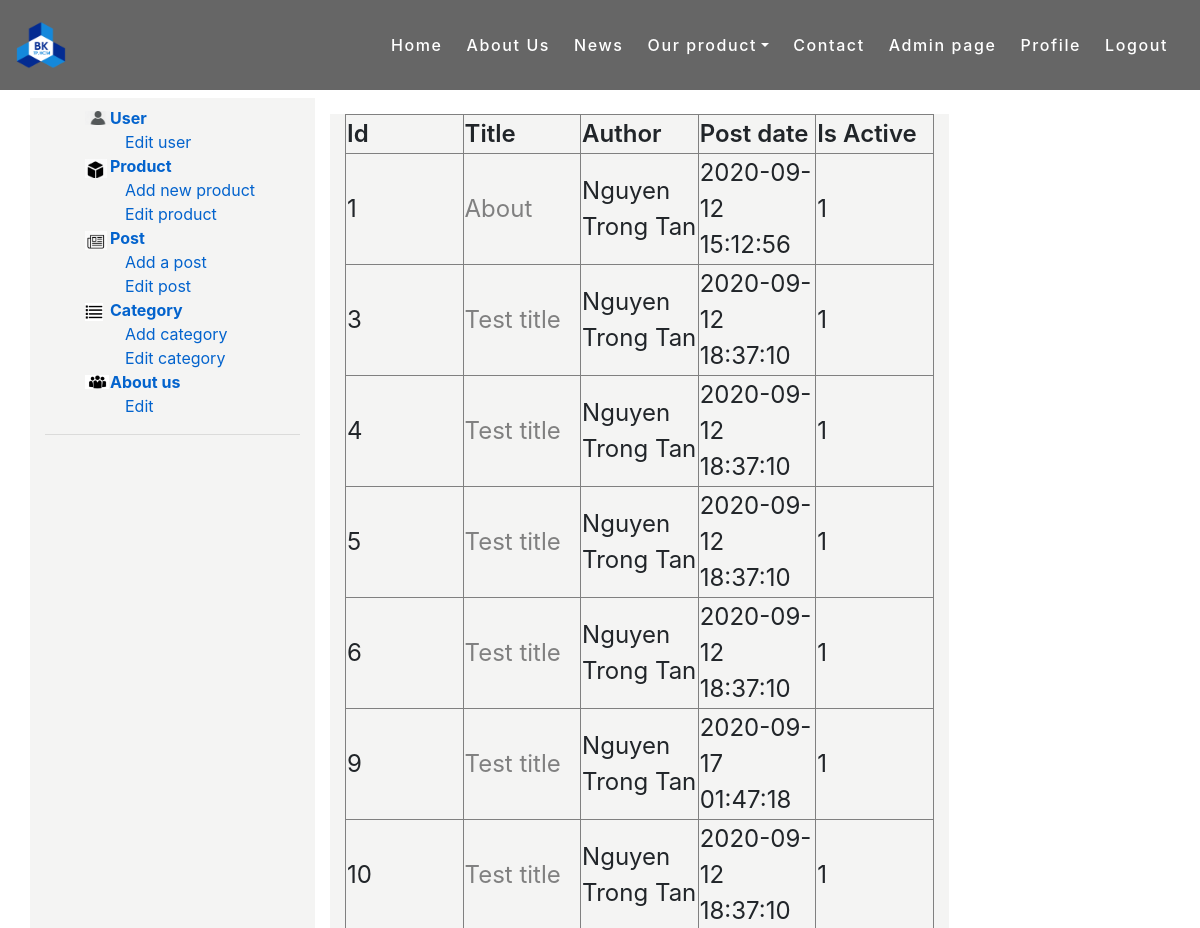
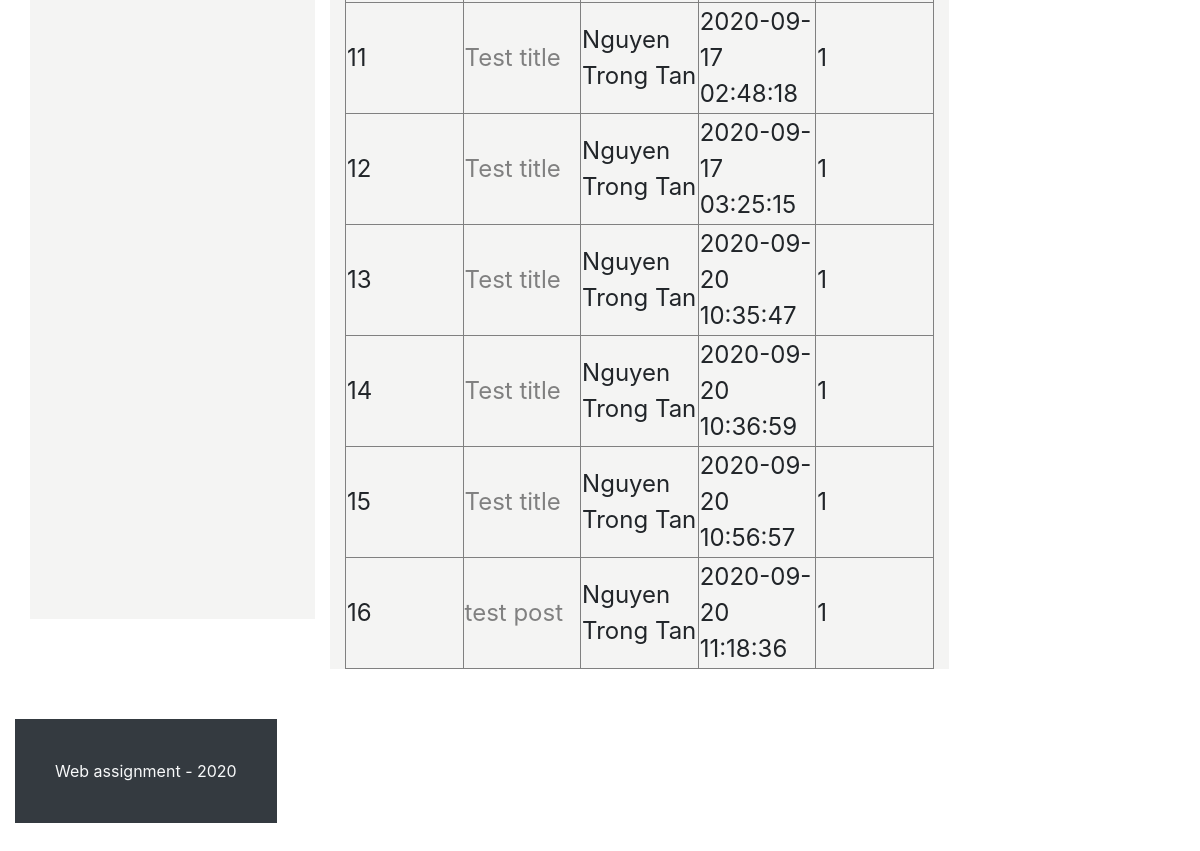
The page /admin/post.php (signed in) on the database its author committed (2 pictures, top to bottom).
### tables this page shows
CREATE TABLE `post` (
  `id` int(11) NOT NULL,
  `title` varchar(500) NOT NULL,
  `content` longtext DEFAULT NULL,
  `author_id` int(11) DEFAULT NULL,
  `date` timestamp NULL DEFAULT current_timestamp(),
  `is_active` tinyint(1) DEFAULT 1,
  `image` varchar(250)
);

CREATE TABLE `user` (
  `id` int(11) NOT NULL,
  `password` varchar(30) NOT NULL,
  `email` varchar(50) NOT NULL,
  `name` varchar(50) NOT NULL,
  `date_of_birth` date DEFAULT NULL,
  `avatar` varchar(100) DEFAULT NULL,
  `is_admin` tinyint(1) DEFAULT 0,
  `is_active` tinyint(1) DEFAULT 1
);

### model/Post.php (called while the page is built, shortened)
<?php
class Post
{
    public function __construct($object)
    {
        if (isset($object->id))
            $this->id = $object->id;
        if (isset($object->title))
            $this->title = $object->title;
        if (isset($object->name))
            $this->author = $object->name;
        if (isset($object->date))
            $this->date = $object->date;
        if (isset($object->is_active))
            $this->is_active = $object->is_active;
    }
    public static function getAll()
    {
        $query = "SELECT p.*, u.name FROM post p LEFT JOIN user u ON p.author_id = u.id";
        $result = runQuery($query);
        $response = [];
        while ($row = $result->fetch_object()) {
            array_push($response, new Post($row));
        }
        return $response;
    }
}

### util.php (called while the page is built, shortened)
<?php
$servername = "localhost";
$dBUsername = "root";
$dBPassword = "";
$dBName = "company";
$conn = mysqli_connect($servername, $dBUsername, $dBPassword, $dBName);
function runQuery($query, $param = null, $isSelect = true)
{
    global $conn;
    $stmt = $conn->prepare($query);
    if (!$stmt->execute()) {
        serverErrorResponse($conn->error);
    }
    if ($isSelect)
        return $stmt->get_result();
    else
        return $stmt->affected_rows;
}
?>

### view/admin_post_list_view.php (the view, shortened to what this page needs)
<?php
$post_list = Post::getAll();
include $_SERVER['DOCUMENT_ROOT'] . '/LayOut/header.php';
include_once "../LayOut/leftContentAccess.php";
?>
<div class="col-12 col-md-8 col-lg-9" style="background-color: #F4F4F3;">
    <div class="shop_post_area mt-2">
        <div class="row">
            <div class="col-lg-12">
                <div class="item owl-carousel owl-theme">
                    <table style="width: 100%;" border="1">
                        <tr>
                            <td style="width: 20%; font-weight: 600;">Id</td>
                            <td style="width: 20%; font-weight: 600;">Title</td>
                            <td style="width: 20%; font-weight: 600;">Author</td>
                            <td style="width: 20%; font-weight: 600;">Post date</td>
                            <td style="width: 20%; font-weight: 600;">Is Active</td>
                        </tr>
                        <?php foreach ($post_list as $post){
                            ?>
                            <tr>
                                <td><?php echo $post->id?></td>
                                <td><a href="post.php?id=<?php echo $post->id?>"><?php echo $post->title?></td>
                                <td><?php echo $post->author?></td>
                                <td><?php echo $post->date?></td>
                                <td><?php echo $post->is_active?></td>
                            </tr>
                            <?php
                        }?>
                    </table>
                </div>
            </div>
        </div>
    </div>
</div>
</div>
</div>
</div>
</div>
</div>
</div>
<?php
include $_SERVER['DOCUMENT_ROOT'] . '/LayOut/footer.php';
?>

### Public/styles/indexCss.css (style rules this page uses)
body { overflow-x: hidden; }
tbody tr a { color: gray; }

### Public/styles/addProduct.css (style rules this page uses)
body { font-family: sans-serif; color: #333; overflow-x: hidden; font-size: 14px; }

### rows shown on the page
post: id "1", title "About", author.name "Nguyen Trong Tan", date "2020-09-12 15:12:56", is_active "1"
post: id "3", title "Test title", author.name "Nguyen Trong Tan", date "2020-09-12 18:37:10", is_active "1"
post: id "4", title "Test title", author.name "Nguyen Trong Tan", date "2020-09-12 18:37:10", is_active "1"
post: id "5", title "Test title", author.name "Nguyen Trong Tan", date "2020-09-12 18:37:10", is_active "1"
post: id "6", title "Test title", author.name "Nguyen Trong Tan", date "2020-09-12 18:37:10", is_active "1"
post: id "9", title "Test title", author.name "Nguyen Trong Tan", date "2020-09-17 01:47:18", is_active "1"
post: id "10", title "Test title", author.name "Nguyen Trong Tan", date "2020-09-12 18:37:10", is_active "1"
post: id "11", title "Test title", author.name "Nguyen Trong Tan", date "2020-09-17 02:48:18", is_active "1"
post: id "12", title "Test title", author.name "Nguyen Trong Tan", date "2020-09-17 03:25:15", is_active "1"
post: id "13", title "Test title", author.name "Nguyen Trong Tan", date "2020-09-20 10:35:47", is_active "1"
post: id "14", title "Test title", author.name "Nguyen Trong Tan", date "2020-09-20 10:36:59", is_active "1"
post: id "15", title "Test title", author.name "Nguyen Trong Tan", date "2020-09-20 10:56:57", is_active "1"
post: id "16", title "test post", author.name "Nguyen Trong Tan", date "2020-09-20 11:18:36", is_active "1"
